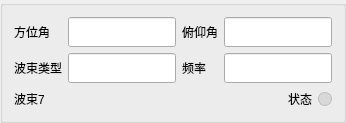
           <widget class="QGroupBox" name="grpWaveFeedback7">
            <property name="title">
             <string/>
            </property>
            <layout class="QVBoxLayout" name="layoutWaveFeedback7">
             <property name="spacing">
              <number>6</number>
             </property>
             <item>
              <layout class="QGridLayout" name="layoutWaveFeedbackForm7">
               <item row="0" column="0">
                <widget class="QLabel" name="lblFeedbackAzimuth7">
                 <property name="text">
                  <string>方位角</string>
                 </property>
                </widget>
               </item>
               <item row="0" column="1">
                <widget class="QLineEdit" name="leFeedbackAzimuth7">
                 <property name="minimumSize">
                  <size>
                   <width>50</width>
                   <height>30</height>
                  </size>
                 </property>
                </widget>
               </item>
               <item row="0" column="2">
                <widget class="QLabel" name="lblFeedbackPitch7">
                 <property name="text">
                  <string>俯仰角</string>
                 </property>
                </widget>
               </item>
               <item row="0" column="3">
                <widget class="QLineEdit" name="leFeedbackPitch7">
                 <property name="minimumSize">
                  <size>
                   <width>50</width>
                   <height>30</height>
                  </size>
                 </property>
                </widget>
               </item>
               <item row="1" column="0">
                <widget class="QLabel" name="lblFeedbackBeamType7">
                 <property name="text">
                  <string>波束类型</string>
                 </property>
                </widget>
               </item>
               <item row="1" column="1">
                <widget class="QLineEdit" name="leFeedbackBeamType7">
                 <property name="minimumSize">
                  <size>
                   <width>50</width>
                   <height>30</height>
                  </size>
                 </property>
                </widget>
               </item>
               <item row="1" column="2">
                <widget class="QLabel" name="lblFeedbackFreq7">
                 <property name="text">
                  <string>频率</string>
                 </property>
                </widget>
               </item>
               <item row="1" column="3">
                <widget class="QLineEdit" name="leFeedbackFreq7">
                 <property name="minimumSize">
                  <size>
                   <width>50</width>
                   <height>30</height>
                  </size>
                 </property>
                </widget>
               </item>
              </layout>
             </item>
             <item>
              <layout class="QHBoxLayout" name="layoutWaveFeedbackStatus7">
               <item>
                <widget class="QLabel" name="lblFeedbackBeam7">
                 <property name="text">
                  <string>波束7</string>
                 </property>
                </widget>
               </item>
               <item>
                <spacer name="spacerFeedback7">
                 <property name="orientation">
                  <enum>Qt::Horizontal</enum>
                 </property>
                 <property name="sizeHint" stdset="0">
                  <size>
                   <width>20</width>
                   <height>20</height>
                  </size>
                 </property>
                </spacer>
               </item>
               <item>
                <widget class="QLabel" name="lblFeedbackStatus7">
                 <property name="text">
                  <string>状态</string>
                 </property>
                </widget>
               </item>
               <item>
                <widget class="QLabel" name="indicatorFeedbackStatus7">
                 <property name="minimumSize">
                  <size>
                   <width>14</width>
                   <height>14</height>
                  </size>
                 </property>
                 <property name="maximumSize">
                  <size>
                   <width>14</width>
                   <height>14</height>
                  </size>
                 </property>
                 <property name="styleSheet">
                  <string notr="true">background:#d8d8d8;border:1px solid #bdbdbd;border-radius:7px;</string>
                 </property>
                 <property name="text">
                  <string/>
                 </property>
                </widget>
               </item>
              </layout>
             </item>
            </layout>
           </widget>
